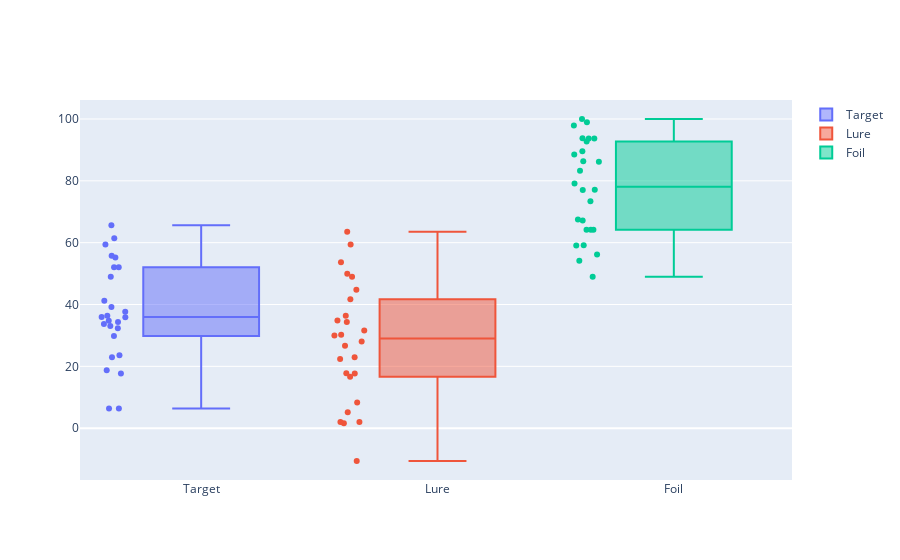

Notebook code cell kept with this figure:
### Code cell
fig = go.Figure()
fig = go.Figure()
fig.add_trace(go.Box(y=list(dfacc['Target']),name='Target',boxpoints='all'))
fig.add_trace(go.Box(y=list(dfacc['Lure']),name='Lure',boxpoints='all'))
fig.add_trace(go.Box(y=list(dfacc['Foil']),name='Foil',boxpoints='all'))

fig.show()

### Figure 1 — Plotly figure (JSON) as saved in the notebook; plotly's stock layout.template omitted (floating-point values rounded to 4 significant figures)
{"data": [{"boxpoints": "all", "name": "Target", "type": "box", "y": [39.21, 6.329, 6.329, 22.97, 33.03, 55.79, 34.79, 52.08, 17.71, 32.29, 59.37, 36.4, 48.96, 41.22, 18.75, 23.62, 37.68, 61.45, 35.91, 52.08, 29.78, 65.62, 34.38, 35.94, 33.68, 55.21]}, {"boxpoints": "all", "name": "Lure", "type": "box", "y": [28.01, 1.963, 1.963, 5.125, 29.97, 53.7, 8.313, 41.67, -10.61, 22.92, 59.38, 36.39, 34.38, 1.596, 16.67, 17.78, 30.2, 49.91, 34.87, 44.79, 26.7, 63.54, 17.71, 22.41, 31.58, 48.96]}, {"boxpoints": "all", "name": "Foil", "type": "box", "y": [77.07, 64.19, 64.19, 67.53, 73.41, 93.7, 67.21, 89.58, 59.18, 48.96, 100, 83.26, 79.17, 56.21, 77.08, 64.18, 86.16, 86.36, 98.96, 92.71, 88.5, 97.92, 54.17, 59.1, 93.68, 93.75]}], "layout": {}}
